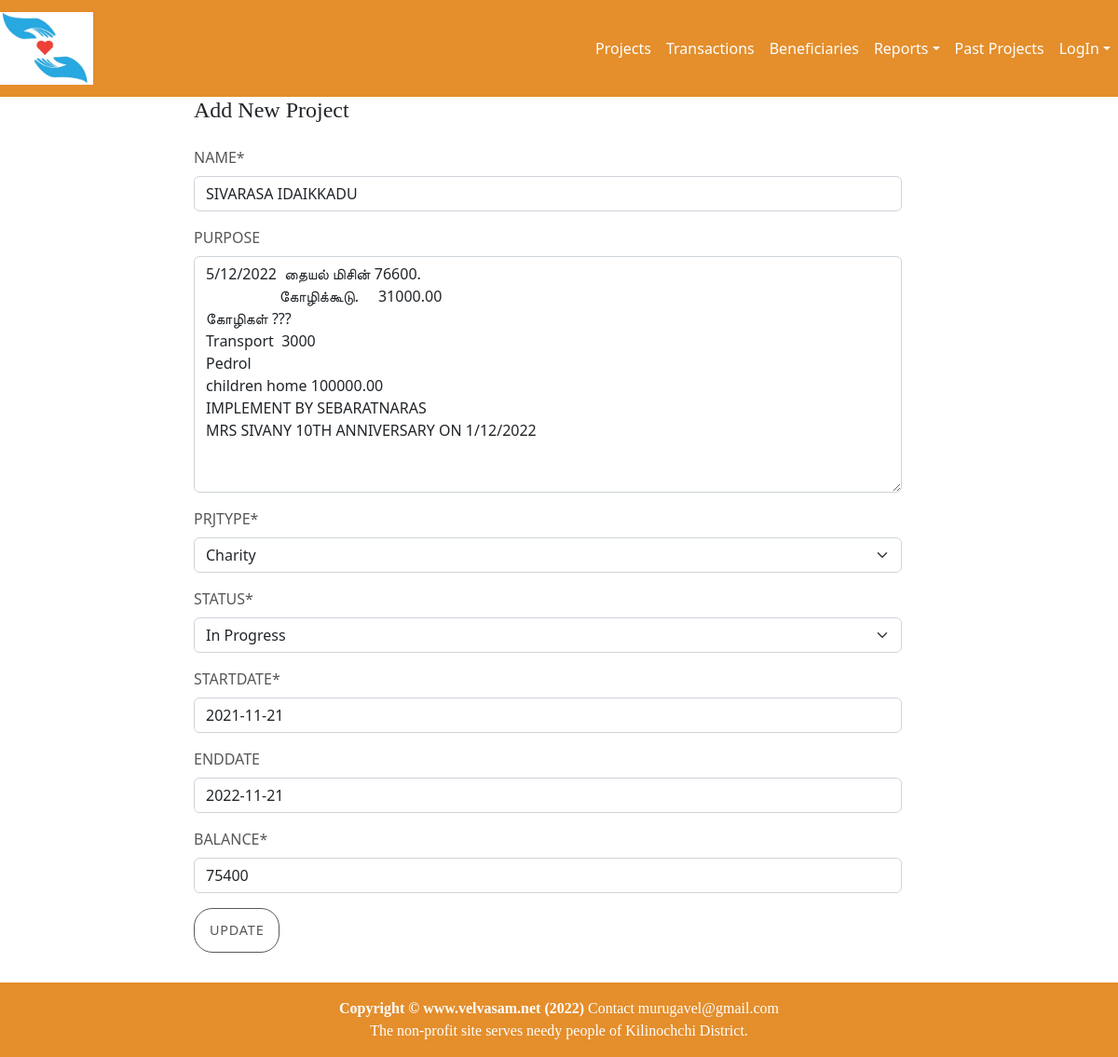
Before: /accounts/projectUpd9 with the older database file.
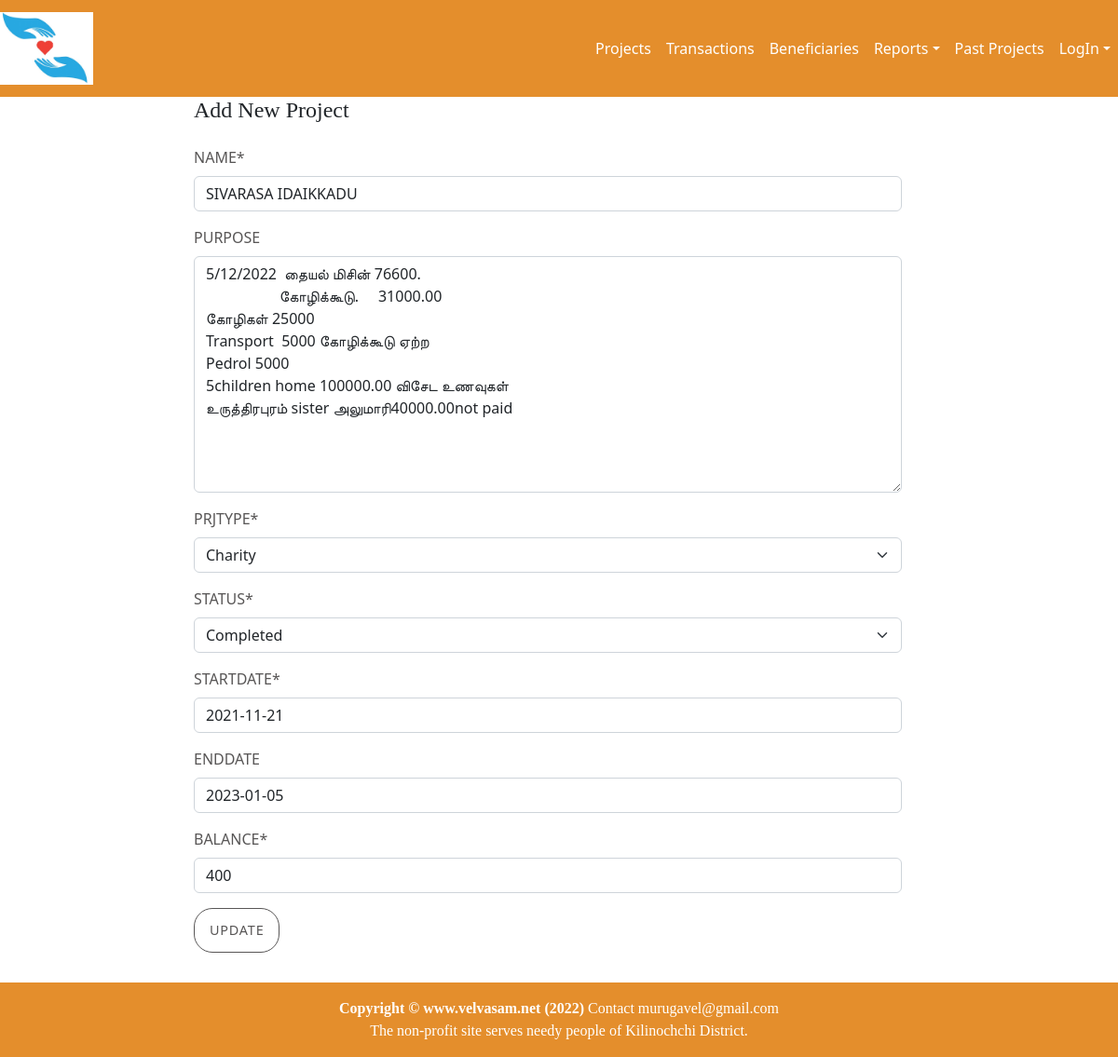
After: the same page with the newer database file.
### accounts/models.py (models this page shows, shortened)
class Project(models.Model):
    NOT_STARTED = 'NotStarted'
    IN_PROGRESS = 'InProgress'
    COMPLETED   = 'Completed'
    CANCELLED   = 'Cancelled'
    PROJ_STATUS = [
            (NOT_STARTED,'Not Started'),
            (IN_PROGRESS,'In Progress'),
            (COMPLETED,'Completed'),
            (CANCELLED,'Cancelled'),
    ]
    name = models.CharField(max_length=64)
    purpose = models.TextField(max_length=2000, blank=True)
    status = models.CharField(max_length=10,choices=PROJ_STATUS,default=NOT_STARTED)
    startDate = models.DateField(default=timezone.now)
    endDate = models.DateField(null=True, blank=True)
    raisedFund = models.IntegerField(null=True)
    spentFund = models.IntegerField(null=True)
    balance = models.IntegerField(null=True)
    participants = models.IntegerField(null=True,default=0)
    updatedBy = models.ForeignKey(User,on_delete=models.PROTECT)
    updatedOn = models.DateTimeField(default=timezone.now)
    prjType = models.ForeignKey(ProjectType, on_delete=models.PROTECT)

### accounts/views.py (the view, shortened to what this page needs)
# urls.py: re_path(r'projectUpd(?P<pk>\d+)', ProjectUpd.as_view(), name='projectUpd'),
class ProjectUpd(UpdateView):
    model = Project
    form_class = ProjectForm
    template_name = 'project.html'
    def get_queryset(self):
        return Project.objects.filter(id=self.kwargs['pk'])

### accounts/forms.py (shortened to what this page needs)
class ProjectForm(forms.ModelForm):
    widgets = {
            'startDate': BootstrapDateTimePickerInput(format='%Y-%m-%d'), # specify date-frmat
            'ebdDate'  : BootstrapDateTimePickerInput(format='%Y-%m-%d'), # specify date-frmat
        }
    class Meta:
        model = Project
        fields = ('name','purpose','prjType','status','startDate','endDate','balance')

### accounts/models.py (called while the page is built)
    def __str__(self):
        return "%s " % (self.description)

### accounts/templates/project.html (shortened to what this page needs)
{% extends 'home/base.html' %}
{% block content %}
{% load static %}
{% load crispy_forms_tags %}
<div class="container-fluid">
    <div class="row no-gutter">
        <div class="row">
            <div class="col-md-9 col-lg-8 mx-auto">
                <h4 class="login-heading mb-4">Add New Project</h4>
                <form method="POST">
                    {{ form | crispy }}
                    <button class="btn btn-lg btn-secondary btn-block btn-login text-uppercase font-weight-bold mb-2"
                            type="submit">Update
                    </button>
                </form>
            </div>
        </div>
    </div>
</div>
{% include 'home/footer.html' %}
{% endblock %}

Changed rows visible on the page:
changed Project "SIVARASA IDAIKKADU": purpose "…76600. கோழிக்கூடு. 31000.00 கோழிகள் ??? Transport 3000 Pedrol children home 100000.00 IMPLEMENT BY SEBARATNARAS MRS SIVANY 10TH ANNIVERSARY ON 1/12/2022" → "…76600. கோழிக்கூடு. 31000.00 கோழிகள் 25000 Transport 5000 கோழிக்கூடு ஏற்ற Pedrol 5000 5children home 100000.00 விசேட உணவுகள் உருத்திரபுரம் sister அலுமாரி40000.00not paid"; status "In Progress" → "Completed"; endDate "2022-11-21" → "2023-01-05"; balance "75400" → "400"
